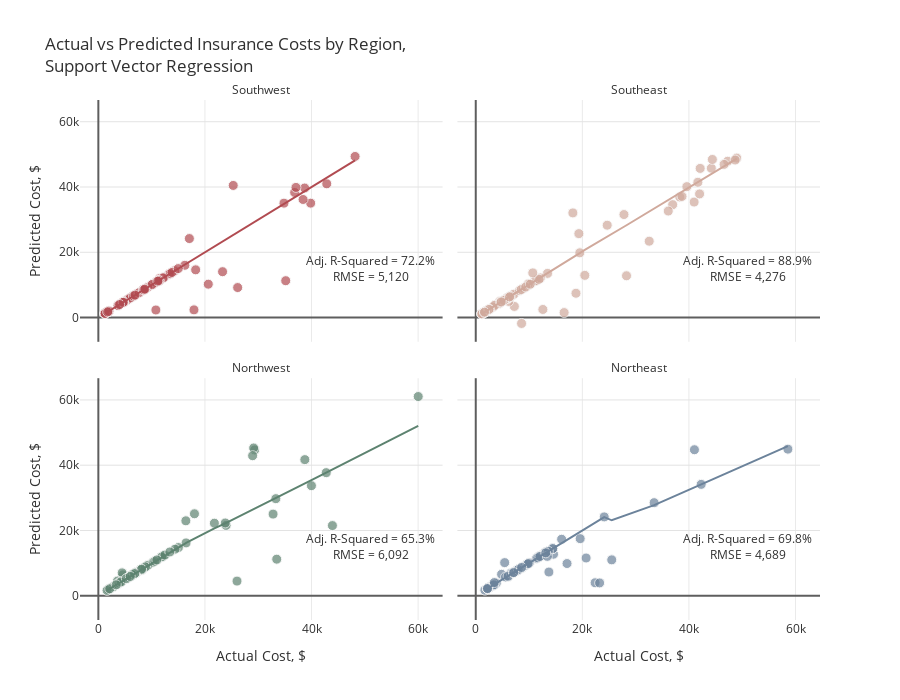

Here is the notebook cell this chart was saved with:
### Markdown cell above
# <div style="color:white;display:fill;border-radius:5px;background-color:#84A3C3;overflow:hidden"><p style="padding:20px;color:white;overflow:hidden;font-size:100%;margin:0"><b>7 |</b> Support Vector Regression</p></div>

### Code cell
actuals=[]
preds=[]
rmses=[]
r2_scores=[]
adj_r2_scores=[]
feat_importance=pd.DataFrame()

for i in regions:
    
    print("\nRegion: {}\n".format(i))
    
    # Filter data by region
    ins_df = ins[ins.region==i]
    X=ins_df.drop(['charges', 'region'], axis=1)
    y=ins_df.charges
    
    # Add polynomial features
    pf = PolynomialFeatures(degree=2, include_bias=False)
    X_pf = pd.DataFrame(data=pf.fit_transform(X), columns=pf.get_feature_names(X.columns))
    
    # Create training and test sets
    X_train, X_test, y_train, y_test = train_test_split(X_pf, y, test_size=0.2, random_state=1)
    X_train = pd.DataFrame(X_train, columns = X_pf.columns)
    X_test = pd.DataFrame(X_test, columns = X_pf.columns)
    actuals.append(pd.Series(y_test, name='actuals').reset_index())
    
    # Scale features
    X_train = pd.DataFrame(data=s.fit_transform(X_train), columns=X_pf.columns)
    X_test = pd.DataFrame(data=s.transform(X_test), columns=X_pf.columns)
    
    # Tuning SVM
    grid = {'kernel':['linear','rbf','poly','sigmoid'],
            'C': np.logspace(-3, 3, 10),
            'gamma':np.logspace(-3, 3, 10)}
    svm = SVR()
    svm_cv=RandomizedSearchCV(estimator=svm, param_distributions=grid, scoring='neg_mean_squared_error', 
                              n_iter=10, cv=3, random_state=21, n_jobs=-1)
    svm_cv.fit(X_train, y_train)
    print("Best SVM Parameters:\n",svm_cv.best_params_)
    y_pred=svm_cv.predict(X_test)
    preds.append(pd.Series(y_pred, name='preds').reset_index(drop=True))
    rmse=np.sqrt(mean_squared_error(y_test, y_pred)).round(2)
    r2=r2_score(y_test, y_pred)
    adj_r2 = 1 - (1-r2)*(len(y_test)-1)/(len(y_test)-X_test.shape[1]-1)
    rmses.append(rmse)
    r2_scores.append(r2)
    adj_r2_scores.append(adj_r2)
    
    print("\nTest Error (RMSE) = {:,}".format(rmse))
    print("R-Squared = {:.2f}%, Adjusted R-Squared = {:.2f}%".format(r2*100, adj_r2*100))
    if i != 'Northeast':
        print("__________________________")

    
# Plot results
for i in range(0,4):
    actuals[i].loc[:,'index']=regions[i]
actual = pd.concat([actuals[i] for i in range(4)], axis = 0)
pred = pd.concat([preds[i] for i in range(4)], axis = 0)
df = pd.concat([actual, pred], axis=1).reset_index(drop=True)

fig = px.scatter(df, x="actuals", y="preds", color="index", trendline="lowess", height=700,
                 title="Actual vs Predicted Insurance Costs by Region,<br>Support Vector Regression",
                 color_discrete_sequence=col, opacity=0.7, facet_col='index', facet_col_wrap=2)

fig.for_each_annotation(lambda a: a.update(text=a.text.split("=")[-1]))
fig.add_annotation(text="Adj. R-Squared = {:.1f}%<br>RMSE = {:,.0f}".format(adj_r2_scores[0]*100,rmses[0]),
                   x=51e3,y=15e3, row=2,col=1, showarrow=False)
fig.add_annotation(text="Adj. R-Squared = {:.1f}%<br>RMSE = {:,.0f}".format(adj_r2_scores[1]*100,rmses[1]),
                   x=51e3,y=15e3, row=2,col=2, showarrow=False)
fig.add_annotation(text="Adj. R-Squared = {:.1f}%<br>RMSE = {:,.0f}".format(adj_r2_scores[2]*100,rmses[2]),
                   x=51e3,y=15e3, row=1,col=1, showarrow=False)
fig.add_annotation(text="Adj. R-Squared = {:.1f}%<br>RMSE = {:,.0f}".format(adj_r2_scores[3]*100,rmses[3]),
                   x=51e3,y=15e3, row=1,col=2, showarrow=False)

fig.update_traces(hovertemplate="Actual Cost: %{x:$,.2f}<br>Predicted Cost: %{y:$,.2f}",
                  marker=dict(size=10,line=dict(width=1,color="#F7F7F7")),
                  selector=dict(mode="markers"), showlegend=False)
fig.update_xaxes(title="Actual Cost, $", row=1)
fig.update_xaxes(showgrid=True, gridwidth=1, gridcolor='#EAEAEA',
                 zeroline=True, zerolinewidth=2, zerolinecolor='#5E5E5E')
fig.update_yaxes(title="Predicted Cost, $", col=1)
fig.update_yaxes(showgrid=True, gridwidth=1, gridcolor='#E3E3E3',
                 zeroline=True, zerolinewidth=2, zerolinecolor='#5E5E5E')
fig.update_layout(font_color="#303030", paper_bgcolor="white", plot_bgcolor="white")
fig.show()

### Figure 1 — Plotly figure (JSON) as saved in the notebook; plotly's stock layout.template omitted (floating-point values rounded to 4 significant figures)
{"data": [{"hovertemplate": "Actual Cost: %{x:$,.2f}<br>Predicted Cost: %{y:$,.2f}", "legendgroup": "Southwest", "marker": {"color": "#B14B51", "line": {"color": "#F7F7F7", "width": 1}, "opacity": 0.7, "size": 10, "symbol": "circle"}, "mode": "markers", "name": "Southwest", "orientation": "v", "showlegend": false, "type": "scatter", "x": [3761.0, 11670.0, 6312.0, 14320.0, 11550.0, 5080.0, 8269.0, 3693.0, 36840.0, 13220.0, 23310.0, 35160.0, 12350.0, 10070.0, 5488.0, 38711, 7197.0, 6572.0, 5980.0, 34830.0, 6600.0, 39840.0, 1256.0, 1242.0, 4762.0, 9265.0, 13470.0, 1759.0, 1242.0, 48170.0, 16230.0, 25310.0, 10790.0, 4751.0, 8557.0, 42860.0, 8278.0, 11580.0, 7624.0, 12150.0, 20630.0, 4647.0, 26140.0, 2008.0, 8444.0, 17080.0, 13820.0, 8825.0, 37080.0, 10100.0, 11410.0, 14990.0, 11360.0, 6876.0, 10800.0, 18260.0, 1262.0, 17940.0, 11150.0, 38420.0, 8522.0, 8703.0, 3988.0, 1965.0, 1743.0], "xaxis": "x3", "y": [3762.0, 11680.0, 6310.0, 14320.0, 12000.0, 5050.0, 8269.0, 3676.0, 38330.0, 13230.0, 14050.0, 11290.0, 12360.0, 10050.0, 5489.0, 39680.0, 7200.0, 6573.0, 5980.0, 35050.0, 6601.0, 35060.0, 1256.0, 1242.0, 4763.0, 9267.0, 13470.0, 1756.0, 1241.0, 49360.0, 16010.0, 40480.0, 10780.0, 4752.0, 8557.0, 40980.0, 8277.0, 11570.0, 7624.0, 12150.0, 10220.0, 4647.0, 9190.0, 2008.0, 8445.0, 24200.0, 13820.0, 8823.0, 39880.0, 10140.0, 11230.0, 15010.0, 11360.0, 6876.0, 2315.0, 14620.0, 1262.0, 2356.0, 11150.0, 36180.0, 8514.0, 8702.0, 3991.0, 1964.0, 1743.0], "yaxis": "y3"}, {"hovertemplate": "<b>LOWESS trendline</b><br><br>index=Southwest<br>actuals=%{x}<br>preds=%{y} <b>(trend)</b><extra></extra>", "legendgroup": "Southwest", "marker": {"color": "#B14B51", "symbol": "circle"}, "mode": "lines", "name": "Southwest", "showlegend": false, "type": "scatter", "x": [1242.0, 1242.0, 1256.0, 1262.0, 1743.0, 1759.0, 1965.0, 2008.0, 3693.0, 3761.0, 3988.0, 4647.0, 4751.0, 4762.0, 5080.0, 5488.0, 5980.0, 6312.0, 6572.0, 6600.0, 6876.0, 7197.0, 7624.0, 8269.0, 8278.0, 8444.0, 8522.0, 8557.0, 8703.0, 8825.0, 9265.0, 10070.0, 10100.0, 10790.0, 10800.0, 11150.0, 11360.0, 11410.0, 11550.0, 11580.0, 11670.0, 12150.0, 12350.0, 13220.0, 13470.0, 13820.0, 14320.0, 14990.0, 16230.0, 17080.0, 17940.0, 18260.0, 20630.0, 23310.0, 25310.0, 26140.0, 34830.0, 35160.0, 36840.0, 37080.0, 38420.0, 38711, 39840.0, 42860.0, 48170.0], "xaxis": "x3", "y": [1241.0, 1242.0, 1256.0, 1262.0, 1743.0, 1759.0, 1965.0, 2008.0, 3693.0, 3761.0, 3988.0, 4647.0, 4751.0, 4762.0, 5080.0, 5488.0, 5980.0, 6312.0, 6571.0, 6600.0, 6876.0, 7197.0, 7623.0, 8269.0, 8277.0, 8444.0, 8521.0, 8556.0, 8703.0, 8825.0, 9264.0, 10060.0, 10100.0, 10790.0, 10800.0, 11150.0, 11360.0, 11410.0, 11550.0, 11580.0, 11670.0, 12150.0, 12350.0, 13220.0, 13470.0, 13820.0, 14320.0, 14990.0, 16230.0, 17080.0, 17940.0, 18260.0, 20630.0, 23310.0, 25310.0, 26140.0, 34820.0, 35150.0, 36830.0, 37070.0, 38410.0, 38700.0, 39830.0, 42850.0, 48160.0], "yaxis": "y3"}, {"hovertemplate": "Actual Cost: %{x:$,.2f}<br>Predicted Cost: %{y:$,.2f}", "legendgroup": "Southeast", "marker": {"color": "#D0A99C", "line": {"color": "#F7F7F7", "width": 1}, "opacity": 0.7, "size": 10, "symbol": "circle"}, "mode": "markers", "name": "Southeast", "orientation": "v", "showlegend": false, "type": "scatter", "x": [44200.0, 6781.0, 5478.0, 32550.0, 1816.0, 11090.0, 11090.0, 13470.0, 47270.0, 10110.0, 38280.0, 19350.0, 1616.0, 40970.0, 1824.0, 7244.0, 36950.0, 42000.0, 6184.0, 20460.0, 7153.0, 2219.0, 8233.0, 4266.0, 19520.0, 27810.0, 16590.0, 5967.0, 4505.0, 3501.0, 4340.0, 5974.0, 3227.0, 11360.0, 12590.0, 6314.0, 5920.0, 12140.0, 3562.0, 4673.0, 46600.0, 2566.0, 41680.0, 8978.0, 48970.0, 24670.0, 8597.0, 38710.0, 1136.0, 18810.0, 1982.0, 1132.0, 6500.0, 1147.0, 8548.0, 39610.0, 11880.0, 48680.0, 44400.0, 18220.0, 28290.0, 9855.0, 10700.0, 5245.0, 1665.0, 2465.0, 9378.0, 10230.0, 36120.0, 4780.0, 6338.0, 42110.0, 1634.0], "xaxis": "x4", "y": [45760.0, 6780.0, 5471.0, 23400.0, 1807.0, 11230.0, 11180.0, 13530.0, 47880.0, 10160.0, 36940.0, 25710.0, 1592.0, 35380.0, 1822.0, 3412.0, 34590.0, 37880.0, 4946.0, 12930.0, 7159.0, 2228.0, 8282.0, 4291.0, 19840.0, 31560.0, 1521.0, 5970.0, 4897.0, 3690.0, 4279.0, 5977.0, 3212.0, 11370.0, 2477.0, 6336.0, 5939.0, 12140.0, 3740.0, 4660.0, 46940.0, 2539.0, 41440.0, 8980.0, 48860.0, 28300.0, -1809.0, 37120.0, 1136.0, 7444.0, 1979.0, 1126.0, 6498.0, 1149.0, 8575.0, 40110.0, 11730.0, 48260.0, 48440.0, 32060.0, 12800.0, 10280.0, 13690.0, 5232.0, 1656.0, 2467.0, 9366.0, 10230.0, 32630.0, 4790.0, 6321.0, 45700.0, 1633.0], "yaxis": "y4"}, {"hovertemplate": "<b>LOWESS trendline</b><br><br>index=Southeast<br>actuals=%{x}<br>preds=%{y} <b>(trend)</b><extra></extra>", "legendgroup": "Southeast", "marker": {"color": "#D0A99C", "symbol": "circle"}, "mode": "lines", "name": "Southeast", "showlegend": false, "type": "scatter", "x": [1132.0, 1136.0, 1147.0, 1616.0, 1634.0, 1665.0, 1816.0, 1824.0, 1982.0, 2219.0, 2465.0, 2566.0, 3227.0, 3501.0, 3562.0, 4266.0, 4340.0, 4505.0, 4673.0, 4780.0, 5245.0, 5478.0, 5920.0, 5967.0, 5974.0, 6184.0, 6314.0, 6338.0, 6500.0, 6781.0, 7153.0, 7244.0, 8233.0, 8548.0, 8597.0, 8978.0, 9378.0, 9855.0, 10110.0, 10230.0, 10700.0, 11090.0, 11090.0, 11360.0, 11880.0, 12140.0, 12590.0, 13470.0, 16590.0, 18220.0, 18810.0, 19350.0, 19520.0, 20460.0, 24670.0, 27810.0, 28290.0, 32550.0, 36120.0, 36950.0, 38280.0, 38710.0, 39610.0, 40970.0, 41680.0, 42000.0, 42110.0, 44200.0, 44400.0, 46600.0, 47270.0, 48680.0, 48970.0], "xaxis": "x4", "y": [1132.0, 1136.0, 1147.0, 1617.0, 1635.0, 1666.0, 1817.0, 1826.0, 1983.0, 2222.0, 2467.0, 2570.0, 3232.0, 3506.0, 3567.0, 4273.0, 4348.0, 4512.0, 4681.0, 4788.0, 5255.0, 5488.0, 5931.0, 5978.0, 5986.0, 6196.0, 6326.0, 6351.0, 6513.0, 6795.0, 7167.0, 7258.0, 8249.0, 8565.0, 8614.0, 8996.0, 9397.0, 9876.0, 10130.0, 10250.0, 10730.0, 11120.0, 11120.0, 11390.0, 11920.0, 12190.0, 12650.0, 13550.0, 16740.0, 18420.0, 19020.0, 19580.0, 19750.0, 20730.0, 24940.0, 27820.0, 28280.0, 32480.0, 36020.0, 36840.0, 38150.0, 38580.0, 39470.0, 40820.0, 41510.0, 41830.0, 41940.0, 44010.0, 44200.0, 46380.0, 47040.0, 48430.0, 48720.0], "yaxis": "y4"}, {"hovertemplate": "Actual Cost: %{x:$,.2f}<br>Predicted Cost: %{y:$,.2f}", "legendgroup": "Northwest", "marker": {"color": "#5D8370", "line": {"color": "#F7F7F7", "width": 1}, "opacity": 0.7, "size": 10, "symbol": "circle"}, "mode": "markers", "name": "Northwest", "orientation": "v", "showlegend": false, "type": "scatter", "x": [9174.0, 4433.0, 21770.0, 7732.0, 33470.0, 4618.0, 3594.0, 12240.0, 6204.0, 11840.0, 4467.0, 8163.0, 6394.0, 1906.0, 23970.0, 2775.0, 3538.0, 32790.0, 6112.0, 9302.0, 11950.0, 6389.0, 23810.0, 10260.0, 4244.0, 16460.0, 8413.0, 26020.0, 60020.0, 3580.0, 12480.0, 5856.0, 7154.0, 1636.0, 6987.0, 43920.0, 15020.0, 29330.0, 5630.0, 8827.0, 8060.0, 5729.0, 14380.0, 29140.0, 38750.0, 3877.0, 42760.0, 6374.0, 28950.0, 16420.0, 10600.0, 18030.0, 39980.0, 6941.0, 4240.0, 6361.0, 8116.0, 6797.0, 2137.0, 33310.0, 13420.0, 10980.0, 3353.0, 5261.0, 5990.0], "xaxis": "x", "y": [9174.0, 4438.0, 22240.0, 7732.0, 11210.0, 6406.0, 3554.0, 12240.0, 6202.0, 11840.0, 7011.0, 7883.0, 6395.0, 1905.0, 21550.0, 2721.0, 3617.0, 25020.0, 6096.0, 9334.0, 11950.0, 6389.0, 22300.0, 10250.0, 4244.0, 16190.0, 8443.0, 4490.0, 61040.0, 4511.0, 12470.0, 5861.0, 7178.0, 1634.0, 6996.0, 21500.0, 14780.0, 44690.0, 5594.0, 8829.0, 7993.0, 5682.0, 14270.0, 45280.0, 41710.0, 3923.0, 37710.0, 6329.0, 42920.0, 22960.0, 10590.0, 25120.0, 33730.0, 6940.0, 4238.0, 6445.0, 8150.0, 6764.0, 2136.0, 29750.0, 13420.0, 10980.0, 3354.0, 5259.0, 5918.0], "yaxis": "y"}, {"hovertemplate": "<b>LOWESS trendline</b><br><br>index=Northwest<br>actuals=%{x}<br>preds=%{y} <b>(trend)</b><extra></extra>", "legendgroup": "Northwest", "marker": {"color": "#5D8370", "symbol": "circle"}, "mode": "lines", "name": "Northwest", "showlegend": false, "type": "scatter", "x": [1636.0, 1906.0, 2137.0, 2775.0, 3353.0, 3538.0, 3580.0, 3594.0, 3877.0, 4240.0, 4244.0, 4433.0, 4467.0, 4618.0, 5261.0, 5630.0, 5729.0, 5856.0, 5990.0, 6112.0, 6204.0, 6361.0, 6374.0, 6389.0, 6394.0, 6797.0, 6941.0, 6987.0, 7154.0, 7732.0, 8060.0, 8116.0, 8163.0, 8413.0, 8827.0, 9174.0, 9302.0, 10260.0, 10600.0, 10980.0, 11840.0, 11950.0, 12240.0, 12480.0, 13420.0, 14380.0, 15020.0, 16420.0, 16460.0, 18030.0, 21770.0, 23810.0, 23970.0, 26020.0, 28950.0, 29140.0, 29330.0, 32790.0, 33310.0, 33470.0, 38750.0, 39980.0, 42760.0, 43920.0, 60020.0], "xaxis": "x", "y": [1632.0, 1902.0, 2133.0, 2771.0, 3349.0, 3533.0, 3576.0, 3590.0, 3873.0, 4236.0, 4239.0, 4429.0, 4463.0, 4614.0, 5258.0, 5627.0, 5725.0, 5852.0, 5986.0, 6109.0, 6201.0, 6358.0, 6370.0, 6386.0, 6390.0, 6794.0, 6938.0, 6984.0, 7151.0, 7729.0, 8057.0, 8114.0, 8160.0, 8411.0, 8825.0, 9173.0, 9300.0, 10260.0, 10590.0, 10960.0, 11800.0, 11910.0, 12190.0, 12430.0, 13350.0, 14290.0, 14890.0, 16140.0, 16170.0, 17540.0, 20630.0, 22210.0, 22340.0, 23950.0, 26290.0, 26450.0, 26600.0, 29460.0, 29890.0, 30030.0, 34400.0, 35430.0, 37730.0, 38690.0, 52020.0], "yaxis": "y"}, {"hovertemplate": "Actual Cost: %{x:$,.2f}<br>Predicted Cost: %{y:$,.2f}", "legendgroup": "Northeast", "marker": {"color": "#6C839B", "line": {"color": "#F7F7F7", "width": 1}, "opacity": 0.7, "size": 10, "symbol": "circle"}, "mode": "markers", "name": "Northeast", "orientation": "v", "showlegend": false, "type": "scatter", "x": [58570.0, 41030.0, 13130.0, 17130.0, 13220.0, 42300.0, 8628.0, 11510.0, 13230.0, 12730.0, 3559.0, 14590.0, 13020.0, 6113.0, 4847.0, 14450.0, 9282.0, 5595.0, 2204.0, 6641.0, 12320.0, 7935.0, 3858.0, 1712.0, 2727.0, 7639.0, 3044.0, 25520.0, 11940.0, 3393.0, 14450.0, 33480.0, 20710.0, 8334.0, 2218.0, 11880.0, 11390.0, 10070.0, 2396.0, 7730.0, 2211.0, 3385.0, 24110.0, 2206.0, 9723.0, 13620.0, 11660.0, 6067.0, 19590.0, 2217.0, 22400.0, 12030.0, 9866.0, 16120.0, 7050.0, 5429.0, 13430.0, 2196.0, 7986.0, 13730.0, 3482.0, 13140.0, 23240.0, 7134.0, 8606.0], "xaxis": "x2", "y": [44920.0, 44740.0, 13130.0, 9872.0, 13230.0, 34130.0, 8537.0, 11620.0, 13230.0, 12730.0, 3559.0, 12730.0, 13240.0, 5842.0, 6567.0, 14450.0, 9252.0, 5759.0, 2204.0, 6926.0, 12320.0, 7938.0, 3858.0, 1713.0, 2727.0, 7673.0, 3044.0, 11000.0, 11940.0, 3218.0, 14450.0, 28520.0, 11570.0, 8327.0, 2218.0, 12010.0, 11420.0, 10070.0, 2396.0, 7708.0, 2211.0, 3386.0, 24160.0, 2206.0, 9724.0, 13620.0, 11660.0, 6017.0, 17490.0, 2218.0, 3977.0, 12030.0, 9867.0, 17310.0, 7051.0, 10150.0, 12080.0, 2196.0, 8035.0, 7267.0, 4042.0, 13140.0, 3937.0, 7110.0, 8676.0], "yaxis": "y2"}, {"hovertemplate": "<b>LOWESS trendline</b><br><br>index=Northeast<br>actuals=%{x}<br>preds=%{y} <b>(trend)</b><extra></extra>", "legendgroup": "Northeast", "marker": {"color": "#6C839B", "symbol": "circle"}, "mode": "lines", "name": "Northeast", "showlegend": false, "type": "scatter", "x": [1712.0, 2196.0, 2204.0, 2206.0, 2211.0, 2217.0, 2218.0, 2396.0, 2727.0, 3044.0, 3385.0, 3393.0, 3482.0, 3559.0, 3858.0, 4847.0, 5429.0, 5595.0, 6067.0, 6113.0, 6641.0, 7050.0, 7134.0, 7639.0, 7730.0, 7935.0, 7986.0, 8334.0, 8606.0, 8628.0, 9282.0, 9723.0, 9866.0, 10070.0, 11390.0, 11510.0, 11660.0, 11880.0, 11940.0, 12030.0, 12320.0, 12730.0, 13020.0, 13130.0, 13140.0, 13220.0, 13230.0, 13430.0, 13620.0, 13730.0, 14450.0, 14450.0, 14590.0, 16120.0, 17130.0, 19590.0, 20710.0, 22400.0, 23240.0, 24110.0, 25520.0, 33480.0, 41030.0, 42300.0, 58570.0], "xaxis": "x2", "y": [1708.0, 2193.0, 2200.0, 2202.0, 2207.0, 2214.0, 2214.0, 2393.0, 2724.0, 3042.0, 3383.0, 3391.0, 3480.0, 3557.0, 3856.0, 4847.0, 5429.0, 5596.0, 6068.0, 6115.0, 6643.0, 7053.0, 7137.0, 7645.0, 7735.0, 7942.0, 7992.0, 8342.0, 8614.0, 8636.0, 9292.0, 9732.0, 9876.0, 10080.0, 11400.0, 11520.0, 11670.0, 11890.0, 11950.0, 12040.0, 12340.0, 12740.0, 13030.0, 13140.0, 13160.0, 13240.0, 13240.0, 13440.0, 13630.0, 13740.0, 14460.0, 14460.0, 14600.0, 16120.0, 17130.0, 19590.0, 20700.0, 22380.0, 23220.0, 24070.0, 23120.0, 27770.0, 33220.0, 34140.0, 45860.0], "yaxis": "y2"}], "layout": {"annotations": [{"showarrow": false, "text": "Northwest", "x": 0.245, "xanchor": "center", "xref": "paper", "y": 0.465, "yanchor": "bottom", "yref": "paper"}, {"showarrow": false, "text": "Northeast", "x": 0.755, "xanchor": "center", "xref": "paper", "y": 0.465, "yanchor": "bottom", "yref": "paper"}, {"showarrow": false, "text": "Southwest", "x": 0.245, "xanchor": "center", "xref": "paper", "y": 1.0, "yanchor": "bottom", "yref": "paper"}, {"showarrow": false, "text": "Southeast", "x": 0.755, "xanchor": "center", "xref": "paper", "y": 1.0, "yanchor": "bottom", "yref": "paper"}, {"showarrow": false, "text": "Adj. R-Squared = 72.2%<br>RMSE = 5,120", "x": 51000, "xref": "x3", "y": 15000, "yref": "y3"}, {"showarrow": false, "text": "Adj. R-Squared = 88.9%<br>RMSE = 4,276", "x": 51000, "xref": "x4", "y": 15000, "yref": "y4"}, {"showarrow": false, "text": "Adj. R-Squared = 65.3%<br>RMSE = 6,092", "x": 51000, "xref": "x", "y": 15000, "yref": "y"}, {"showarrow": false, "text": "Adj. R-Squared = 69.8%<br>RMSE = 4,689", "x": 51000, "xref": "x2", "y": 15000, "yref": "y2"}], "font": {"color": "#303030"}, "height": 700, "legend": {"title": {"text": "index"}, "tracegroupgap": 0}, "paper_bgcolor": "white", "plot_bgcolor": "white", "title": {"text": "Actual vs Predicted Insurance Costs by Region,<br>Support Vector Regression"}, "xaxis": {"anchor": "y", "domain": [0, 0.49], "gridcolor": "#EAEAEA", "gridwidth": 1, "showgrid": true, "title": {"text": "Actual Cost, $"}, "zeroline": true, "zerolinecolor": "#5E5E5E", "zerolinewidth": 2}, "xaxis2": {"anchor": "y2", "domain": [0.51, 1], "gridcolor": "#EAEAEA", "gridwidth": 1, "matches": "x", "showgrid": true, "title": {"text": "Actual Cost, $"}, "zeroline": true, "zerolinecolor": "#5E5E5E", "zerolinewidth": 2}, "xaxis3": {"anchor": "y3", "domain": [0, 0.49], "gridcolor": "#EAEAEA", "gridwidth": 1, "matches": "x", "showgrid": true, "showticklabels": false, "zeroline": true, "zerolinecolor": "#5E5E5E", "zerolinewidth": 2}, "xaxis4": {"anchor": "y4", "domain": [0.51, 1], "gridcolor": "#EAEAEA", "gridwidth": 1, "matches": "x", "showgrid": true, "showticklabels": false, "zeroline": true, "zerolinecolor": "#5E5E5E", "zerolinewidth": 2}, "yaxis": {"anchor": "x", "domain": [0, 0.465], "gridcolor": "#E3E3E3", "gridwidth": 1, "showgrid": true, "title": {"text": "Predicted Cost, $"}, "zeroline": true, "zerolinecolor": "#5E5E5E", "zerolinewidth": 2}, "yaxis2": {"anchor": "x2", "domain": [0, 0.465], "gridcolor": "#E3E3E3", "gridwidth": 1, "matches": "y", "showgrid": true, "showticklabels": false, "zeroline": true, "zerolinecolor": "#5E5E5E", "zerolinewidth": 2}, "yaxis3": {"anchor": "x3", "domain": [0.535, 1.0], "gridcolor": "#E3E3E3", "gridwidth": 1, "matches": "y", "showgrid": true, "title": {"text": "Predicted Cost, $"}, "zeroline": true, "zerolinecolor": "#5E5E5E", "zerolinewidth": 2}, "yaxis4": {"anchor": "x4", "domain": [0.535, 1.0], "gridcolor": "#E3E3E3", "gridwidth": 1, "matches": "y", "showgrid": true, "showticklabels": false, "zeroline": true, "zerolinecolor": "#5E5E5E", "zerolinewidth": 2}}}
